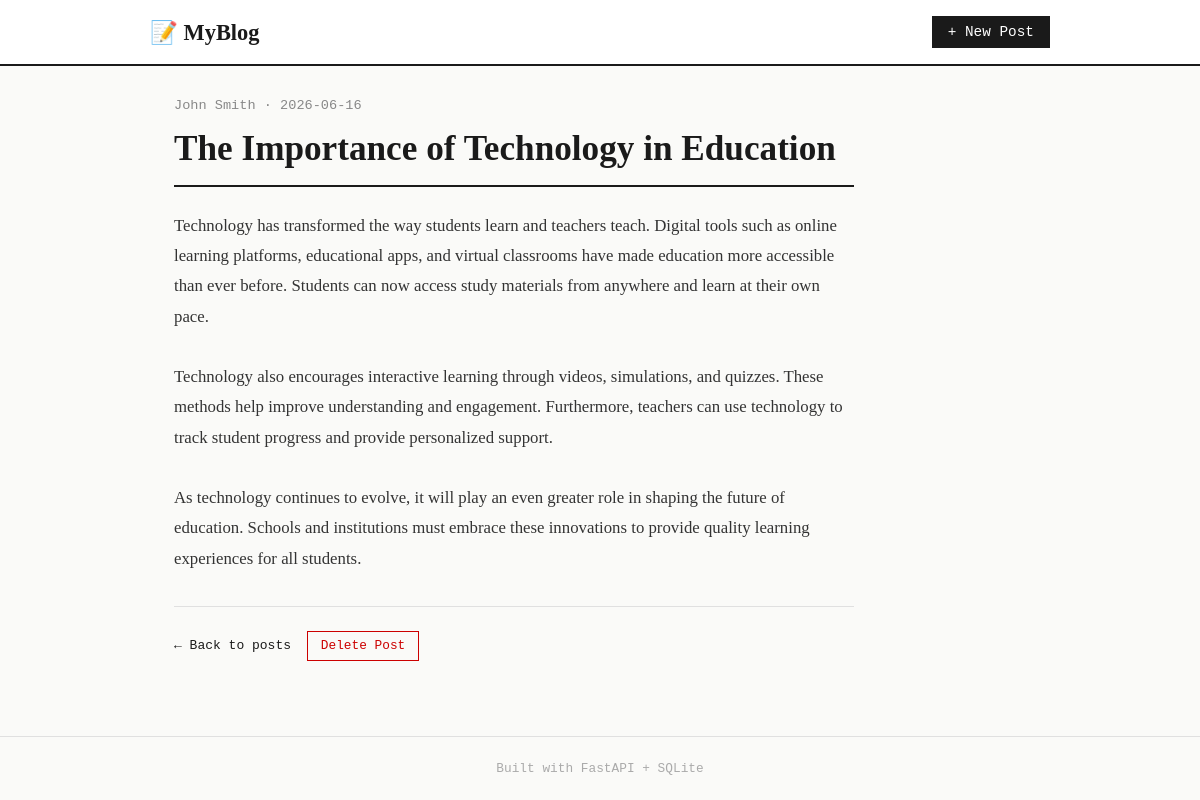
The page /post/5 on the database its author committed.
### tables this page shows
CREATE TABLE posts (
                id INTEGER PRIMARY KEY AUTOINCREMENT,
                title TEXT NOT NULL,
                content TEXT NOT NULL,
                author TEXT NOT NULL,
                created_at TIMESTAMP DEFAULT CURRENT_TIMESTAMP
            );

### main.py (the view)
@app.get("/post/{post_id}", response_class=HTMLResponse)  # when user clicks on a specific post
async def view_post(request: Request, post_id: int):  # post_id comes from url eg /post/1
    async with aiosqlite.connect(DATABASE) as db:  # open database
        db.row_factory = aiosqlite.Row  # makes data readable like a dictionary
        cursor = await db.execute("SELECT * FROM posts WHERE id = ?", (post_id,))  # get only that one post
        post = await cursor.fetchone()  # store that single post
    if not post:  # if post doesnt exist
        return HTMLResponse("Post not found", status_code=404)  # show error message
    return templates.TemplateResponse(request, "post.html", {"post": post})  # send post to post page html

### frontend/templates/post.html
{% extends "base.html" %}
{% block content %}
<article class="post-detail">
    <div class="post-meta">{{ post['author'] }} · {{ post['created_at'][:10] }}</div>
    <h1>{{ post['title'] }}</h1>
    <div class="post-body">{{ post['content'] }}</div>
    <div class="post-actions">
        <a href="/" class="back-link">← Back to posts</a>
        <form action="/delete/{{ post['id'] }}" method="post" onsubmit="return confirm('Delete this post?')">
            <button type="submit" class="btn-delete">Delete Post</button>
        </form>
    </div>
</article>
{% endblock %}

### frontend/static/style.css (style rules this page uses)
* { margin: 0; padding: 0; box-sizing: border-box; }
body { font-family: 'Georgia', serif; background: #fafaf8; color: #1a1a1a; min-height: 100vh; display: flex; flex-direction: column; }
.post-detail { max-width: 680px; }
.post-meta { font-family: monospace; font-size: 0.85rem; color: #888; margin-bottom: 1rem; }
.post-detail h1 { font-size: 2.2rem; border-bottom: 2px solid #1a1a1a; padding-bottom: 1rem; margin-bottom: 1.5rem; }
.post-body { line-height: 1.8; font-size: 1.05rem; color: #333; white-space: pre-wrap; }
.post-actions { display: flex; gap: 1rem; align-items: center; margin-top: 2rem; padding-top: 1.5rem; border-top: 1px solid #e0e0e0; }
.back-link { font-family: monospace; text-decoration: none; color: #1a1a1a; }
.btn-delete { background: none; border: 1px solid #cc0000; color: #cc0000; padding: 0.4rem 0.8rem; cursor: pointer; font-family: monospace; font-size: 0.8rem; }

### rows shown on the page
posts: author "John Smith", created_at "2026-06-16", title "The Importance of Technology in Education", content "Technology has transformed the way students learn and teachers teach. Digital tools such as online learning platforms, educational apps, and virtual classrooms have made education more accessible than ever before. Students can now access study materials from anywhere and learn at their own pace. Technology also encourages interactive learning through videos, simulations, and quizzes. These methods help improve understanding and engagement. Furthermore, teachers can use technology to track student progress and provide personalized support. As technology continues to evolve, it will play an even greater role in shaping the future of education. Schools and institutions must embrace these…"
